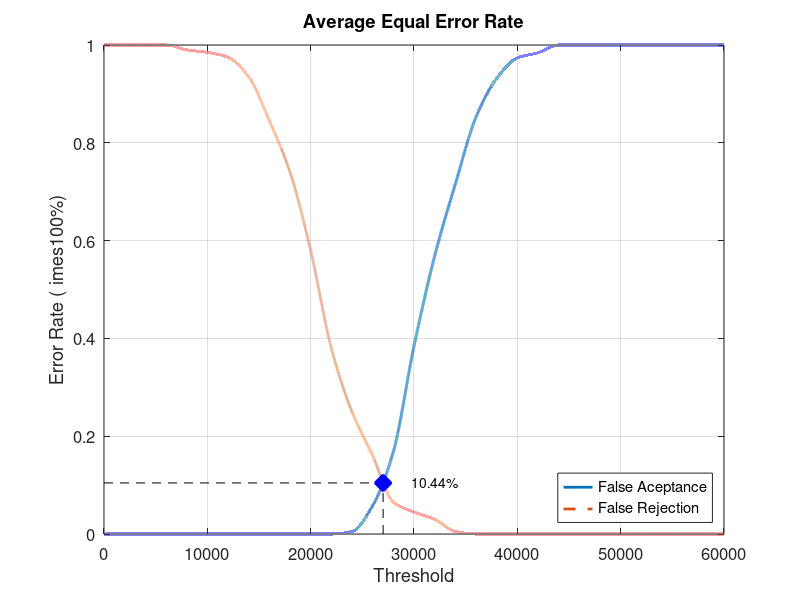
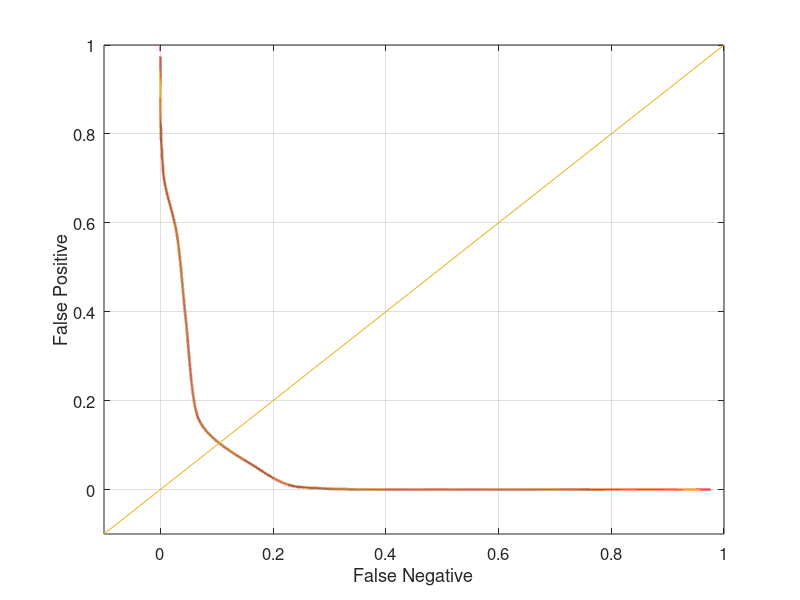

Here is the MATLAB script that generated these plots, in order:
close all;
clear;
clc;
x = 0:2000:60000;
xq = 0:0.5:60000;

y0 = [0 0 0 0 0 0 0 0 0 0 0 0 0.00526316 0.0578947 0.168421 0.384211 0.568421 0.715789 0.852632 0.931579 0.973684 0.984211 1 1 1 1 1 1 1 1 1]
yy0 = interp1(x, y0, xq, 'pchip');
y1 = [1 1 1 1 0.99 0.985 0.975 0.935 0.845 0.74 0.58 0.38 0.25 0.16 0.065 0.045 0.03 0.005 0 0 0 0 0 0 0 0 0 0 0 0 0]
yy1 = interp1(x, y1, xq, 'pchip');

% Calculating EER: 
y2 = abs(y0 - y1);
find(y2 == min(y2))
yy2 = abs(yy0 - yy1);
xEER = find(yy2 == min(yy2));
xEERIndex = xq(xEER) % X-axis EER
yEER = yy0(xEER) % Y-axis EER

main = figure
plot(xq, yy0,'-','LineWidth', 2);	hold on
plot(xq, yy1,'--','LineWidth', 2);	hold on
plot([xEERIndex xEERIndex], [0 yEER], 'k--');	hold on
plot([0 xEERIndex], [yEER yEER], 'k--');	hold on
plot(xEERIndex, yEER, 'bx', 'LineWidth', 10);	hold on
text(xEERIndex + 10 * xEERIndex / 100, yEER, [num2str(round((10000 * yEER)) / 100) '%'])
legend('False Aceptance', 'False Rejection', 'Location', 'SouthEast')
xlabel('Threshold')
ylabel('Error Rate (	imes100%)')
title('Average Equal Error Rate')
set(gca, 'FontSize', 12)
axis([0 60000 0 1])
grid on

print(main, 'Database1_2Main', '-dpng');
FNRxFPR = figure('Color', [1 1 1]);
plot(yy1, yy0, '-', yy1, yy0, 'LineWidth', 2);
hold on
y = -0.1:0.1:1
plot(y, y); 
set(gca, 'FontSize', 12)
xlabel('False Negative')
ylabel('False Positive')
axis([-0.1 1 -0.1 1])
set(gca, 'FontSize', 12)
grid on

print(FNRxFPR, 'Database1_2FNRxFPR','-dpng');
